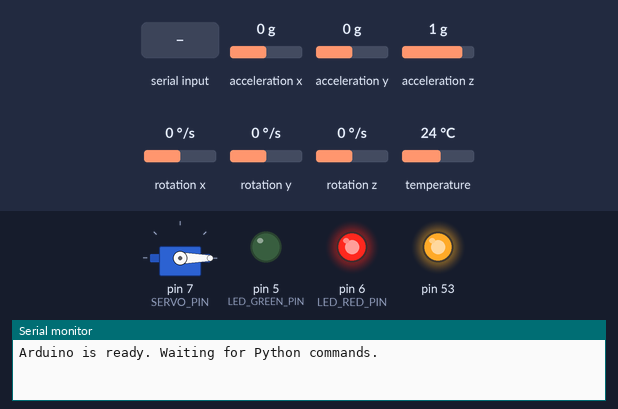
Bench run of a sketch on a simulated Arduino Mega 2560, built with avr-gcc and run on an emulated ATmega2560. On the bench: servo, output pins drawn as LEDs (lit = HIGH), the last lines printed to the serial monitor. Dashed ring = blinking. The inputs (shaded band) are chosen by the test bench; at power-on: acceleration x 0 g, acceleration y 0 g, acceleration z 1 g, rotation x 0 °/s, rotation y 0 °/s, rotation z 0 °/s, temperature 24 °C.

Above: at 1.8 s.
1.9 s: "G" received over Serial
At 2.06 s:
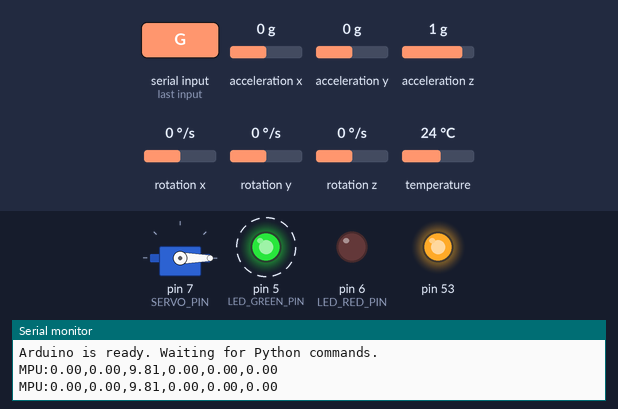
4.9 s: "A" received over Serial
At 5.5 s:
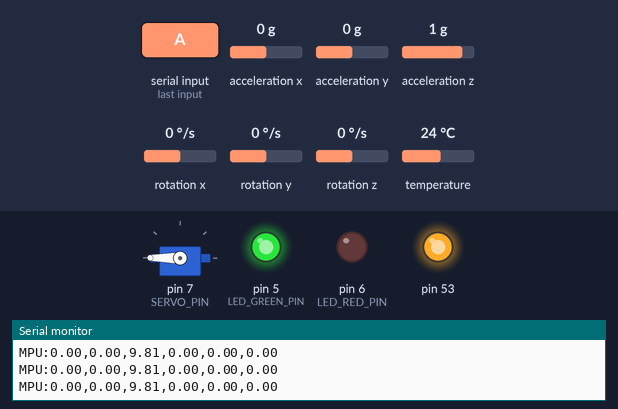
6.4 s: "G" received over Serial
At 6.85 s:
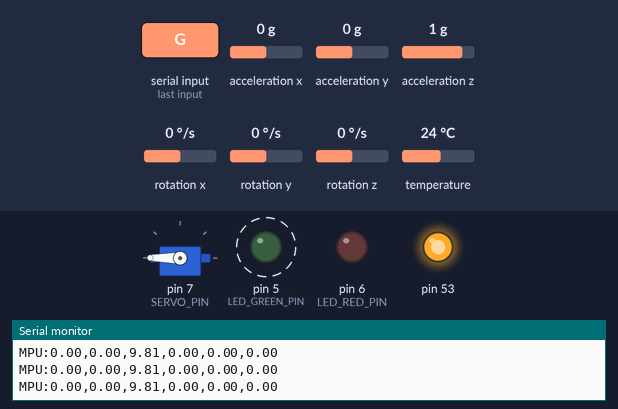
9.4 s: "D" received over Serial
At 10.1 s:
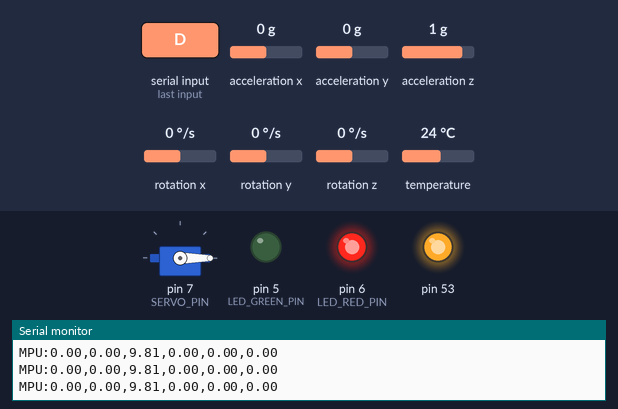
Timing chart, 0 to 12.4 s (numbered marks = the images above; inputs shaded):
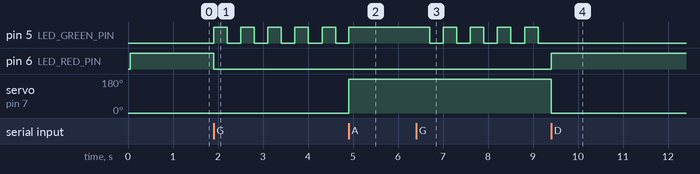

The sketch:

TASK2ArduinoWEEK4.ino
```cpp
// --- Include Libraries ---
#include <SPI.h>
#include <MFRC522.h>
#include <Servo.h>
#include <Wire.h>
#include <Adafruit_MPU6050.h>
#include <Adafruit_Sensor.h>

// --- Pin Definitions (for your MEGA) ---
#define RFID_RST_PIN 9
#define RFID_SS_PIN  10 // SPI SS (The "SDA" pin on the RC522)
#define SERVO_PIN    7
#define LED_GREEN_PIN 5
#define LED_RED_PIN   6
// MPU6050 uses dedicated I2C pins: 20 (SDA) and 21 (SCL)

// --- Create Objects ---
MFRC522 rfid(RFID_SS_PIN, RFID_RST_PIN);
Servo lockServo;
Adafruit_MPU6050 mpu;

// --- Global Variables ---
unsigned long lastMpuReadTime = 0;
const long mpuReadInterval = 100; // Read MPU every 100ms
const int OPEN_ANGLE = 180;
const int CLOSED_ANGLE = 0;

bool sendMpuData = false; // Flag to control MPU data streaming
unsigned long lastBlinkTime = 0;
bool greenLedState = false;

void setup() {
  Serial.begin(9600); // Must match Python's baud rate

  // Init SPI (for RFID)
  SPI.begin();
  rfid.PCD_Init();

  // Init I2C (for MPU6050)
  Wire.begin();
  if (!mpu.begin()) {
    Serial.println("MPU6050 connection failed! Check wiring.");
    while (1); // Stop here
  }

  mpu.setAccelerometerRange(MPU6050_RANGE_8_G);
  mpu.setGyroRange(MPU6050_RANGE_500_DEG);
  mpu.setFilterBandwidth(MPU6050_BAND_21_HZ);

  // Init LEDs
  pinMode(LED_GREEN_PIN, OUTPUT);
  pinMode(LED_RED_PIN, OUTPUT);

  // Set initial LOCKED state
  setLockedState();

  // --- CRITICAL FIX ---
  // Flush the serial buffer
  while(Serial.available()) Serial.read();

  Serial.println("Arduino is ready. Waiting for Python commands.");
}

void loop() {
  // --- Task 1: Check for Serial Commands FROM Python ---
  if (Serial.available() > 0) {
    char command = Serial.read();

    if (command == 'A') { // Access Granted
      setUnlockedState();
      sendMpuData = false; // Stop sending MPU data

    } else if (command == 'D') { // Access Denied or Relock
      setLockedState();
      sendMpuData = false; // Stop sending MPU data

    } else if (command == 'G') { // Gesture mode
      sendMpuData = true; // Start sending MPU data
      lastBlinkTime = millis(); // Start blinking
      greenLedState = true;
      digitalWrite(LED_GREEN_PIN, greenLedState);
      digitalWrite(LED_RED_PIN, LOW); // Turn red off
    }
  }

  // --- Task 2: Check for RFID Tag (Non-blocking) ---
  // Only scan for RFID if we are not in gesture mode
  if (!sendMpuData) {
    if (rfid.PICC_IsNewCardPresent() && rfid.PICC_ReadCardSerial()) {
      Serial.print("UID:"); // Send UID to Python
      for (byte i = 0; i < rfid.uid.size; i++) {
        Serial.print(rfid.uid.uidByte[i] < 0x10 ? "0" : "");
        Serial.print(rfid.uid.uidByte[i], HEX);
      }
      Serial.println();

      rfid.PICC_HaltA();
      rfid.PCD_StopCrypto1();
    }
  }

  // --- Task 3: Read MPU6050 (if requested) ---
  if (sendMpuData) {
    // Handle blinking green LED
    if (millis() - lastBlinkTime > 300) {
      lastBlinkTime = millis();
      greenLedState = !greenLedState;
      digitalWrite(LED_GREEN_PIN, greenLedState);
    }

    // Handle sending MPU data
    if (millis() - lastMpuReadTime > mpuReadInterval) {
      lastMpuReadTime = millis();
      sensors_event_t a, g, temp;
      mpu.getEvent(&a, &g, &temp);

      // Send all 6 axes to Python
      Serial.print("MPU:");
      Serial.print(a.acceleration.x); Serial.print(",");
      Serial.print(a.acceleration.y); Serial.print(",");
      Serial.print(a.acceleration.z); Serial.print(",");
      Serial.print(g.gyro.x); Serial.print(",");
      Serial.print(g.gyro.y); Serial.print(",");
      Serial.print(g.gyro.z);
      Serial.println();
    }
  }
}

// --- Helper Functions ---

void setLockedState() {
  digitalWrite(LED_GREEN_PIN, LOW);
  digitalWrite(LED_RED_PIN, HIGH);
  lockServo.attach(SERVO_PIN);
  lockServo.write(CLOSED_ANGLE);
  delay(500); // Give servo time to move
  lockServo.detach();
  rfid.PCD_Init(); // Re-init RFID reader
}

void setUnlockedState() {
  digitalWrite(LED_GREEN_PIN, HIGH); // Solid Green
  digitalWrite(LED_RED_PIN, LOW);
  lockServo.attach(SERVO_PIN);
  lockServo.write(OPEN_ANGLE);
  delay(500); // Give servo time to move
  lockServo.detach();
}
```

Measured:
- after the input at 1.9 s, pin 5 (LED_GREEN_PIN): alternates HIGH for 0.30 s and LOW for 0.30 s, starting at once; pin 6 (LED_RED_PIN): HIGH → LOW at once
- after the input at 4.9 s, pin 5 (LED_GREEN_PIN): goes on until 4.9 s, then stays HIGH; servo on pin 7 (SERVO_PIN): 0° → 180° at once
- after the input at 6.4 s, pin 5 (LED_GREEN_PIN): alternates HIGH for 0.30 s and LOW for 0.30 s, starting after 0.30 s
- after the input at 9.4 s, pin 5 (LED_GREEN_PIN): stops changing and stays LOW; pin 6 (LED_RED_PIN): LOW → HIGH at once; servo on pin 7 (SERVO_PIN): 180° → 0° at once
